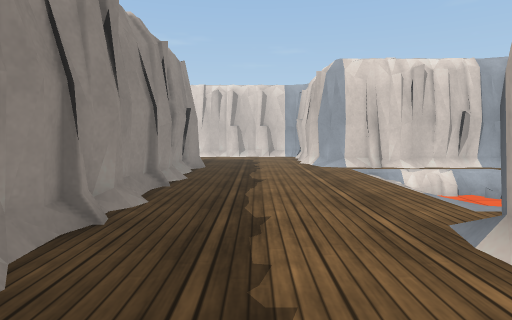
[1] (above)

23 first-person views from a walk through a scene from a Unity 3-D project. The camera is 0.68 m above the floor, tilts 4° down and sees 75° across. The floor is counted in squares, 0.5 m on a side. Each view is taken from the middle of a square. On the plan, view 1 faces up. The plan holds only what a view shows up to about 15 squares ahead; the rest is blank. The place goes on beyond the plan. The player character is not drawn. Surface patterns are stand-ins for the level's own textures.

[2]
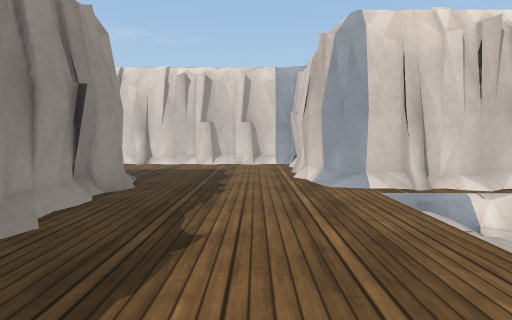

[3]
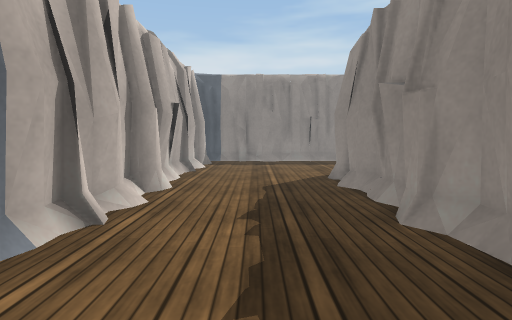

[4]
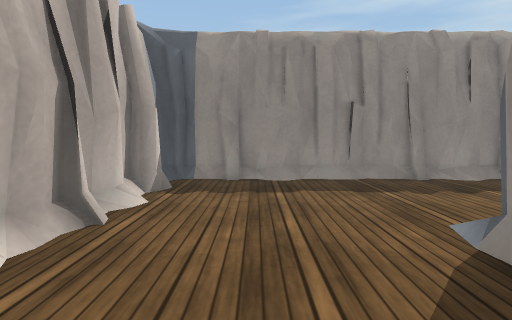

[5]
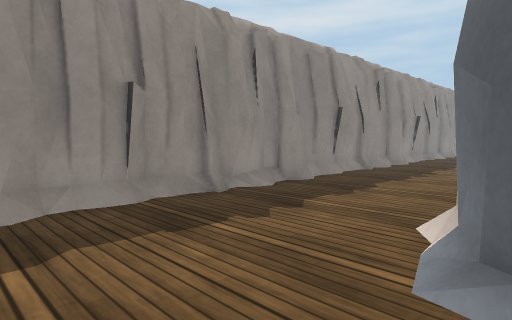

[6]
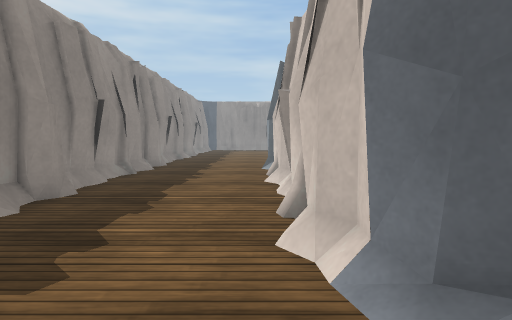

[7]
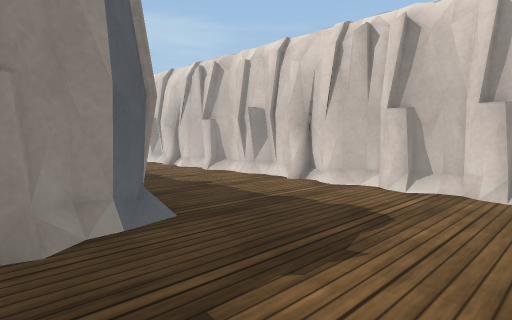

[8]
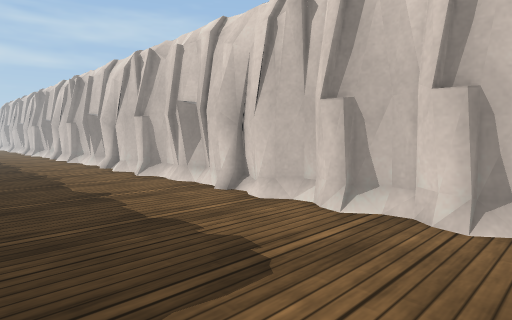

[9]
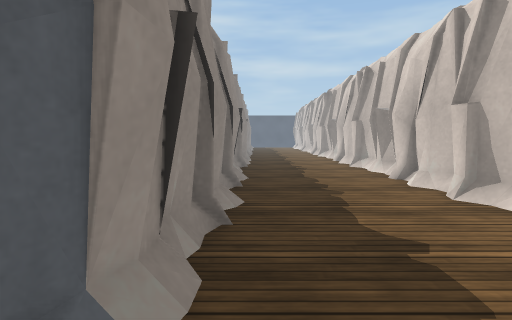

[10]
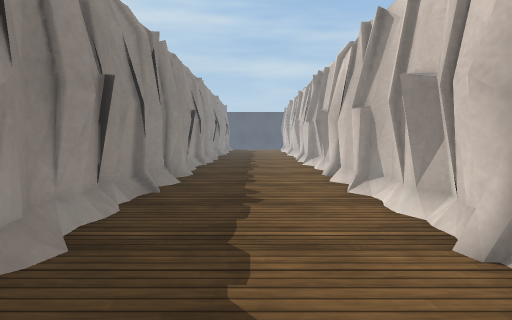

[11]
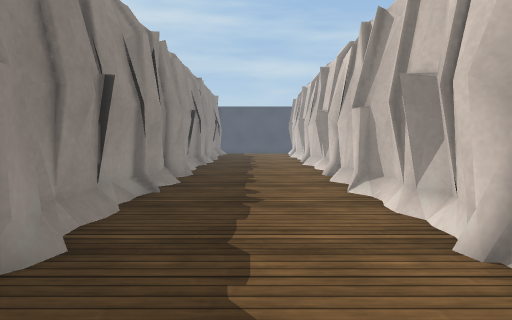

[12]
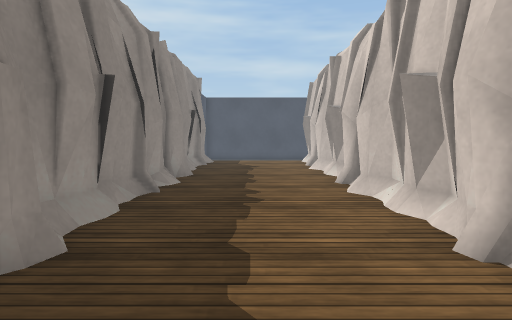

[13]
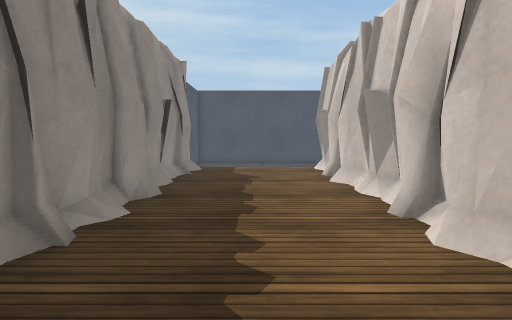

[14]
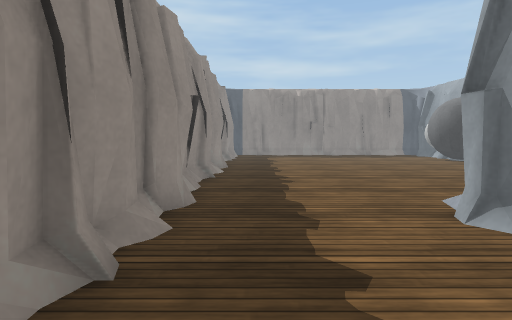

[15]
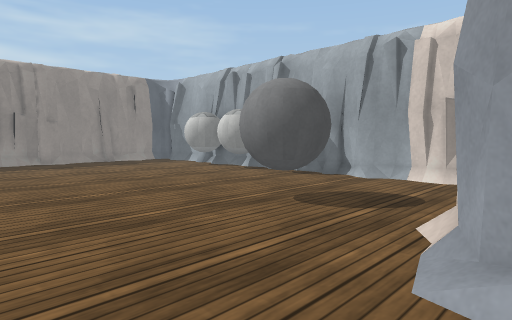

[16]
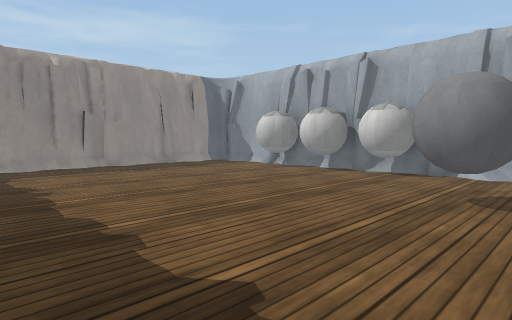

[17]
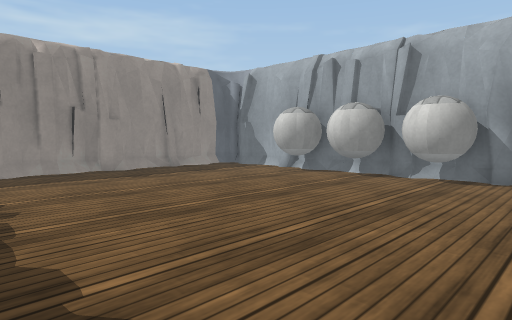

[18]
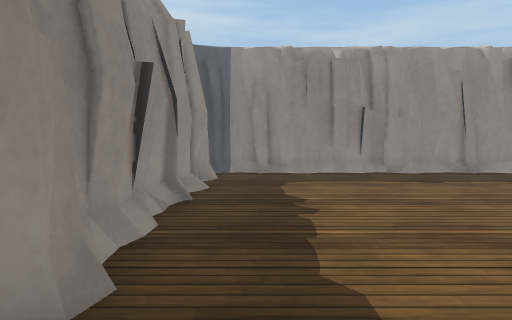

[19]
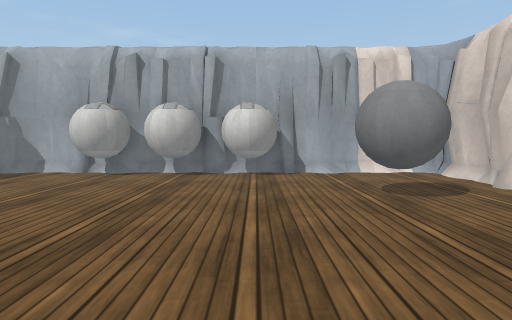

[20]
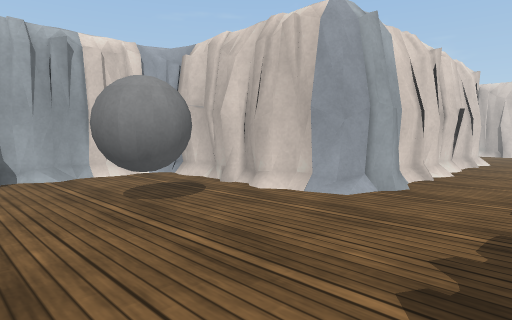

[21]
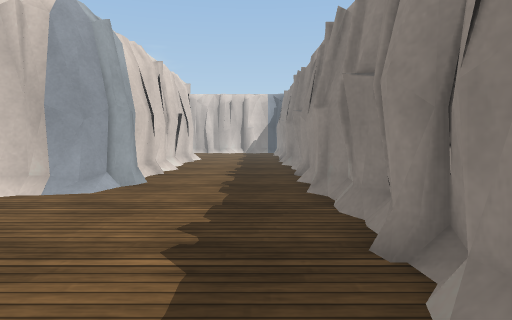

[22]
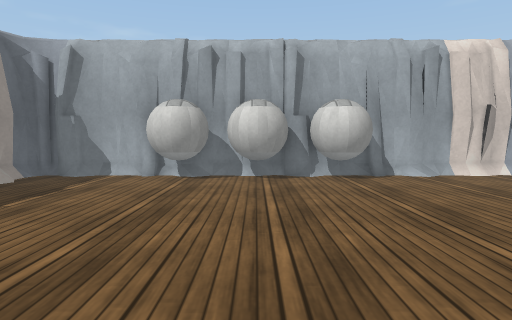

[23]
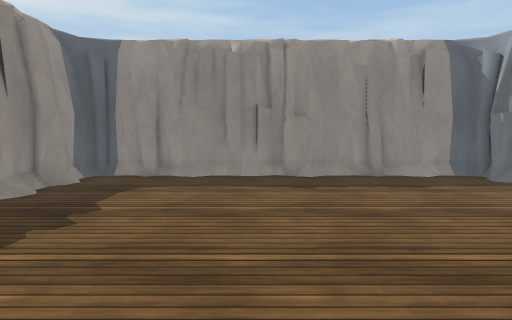

### Floor plan
Key: @ floor where view 1 was taken; # wall or solid block; . main floor; - floor 0.5 m lower than the main floor; = window, fence, low wall or low ledge; ≈ liquid the walk keeps out of; v drop or lower ground; B ball.
Columns run from 44 left of view 1 to 8 right of it. Each row starts with its distance up from view 1.
 23 ##############################################
 22 v..................=.......=.......=.......=.=
 21 v..............................................#
 20 v..............................................#
 19 v..............................................#
 18 v......=.......=.......=.......................#
 17  ########################################......#
 16                                         ##.....##
 15                                          #=.....#####
 14                                          #..........
 13                                          #....... ≈≈≈
 12                                          #.......   ≈
 11                                          #......-   ≈
 10                                          #.......
  9                                          #.......
  8                                          #.......
  7                                          #.......
  6                                          #.......
  5                                          #......#
  4                                          #.....##
  3           ##################             #=....#
  2          ##=. BBBBBBBB ....#             #.....#
  1          # ...BBBBBBB......#             #.....#
  0          #.................#             #..@..#
 -1          #............. ...#             #....=#
 -2          #............BBB..#             #.....#
 -3          #=...........BBB..#             #.....#
 -4          #.................##           ##.....#
 -5          #..................#############......#
 -6          #...................=.................#
 -7          #.....................................#
 -8          #.....................................#
 -9          #....................................=#
-10          #.=.......=.......=.......=...........#
-11          #######################################

Where each view was taken, in squares from view 1:
view 1: 0 up, 0 right, facing up
view 2: 6 up, 1 right, facing up
view 3: 8 up, 0 right, facing down
view 4: 0 up, 0 right, facing down
view 5: 4 down, 0 right, facing down-left
view 6: 6 down, 1 left, facing left
view 7: 14 up, 2 right, facing up-left
view 8: 17 up, 2 right, facing up-left
view 9: 18 up, 2 left, facing left
view 10: 20 up, 9 left, facing left
view 11: 20 up, 17 left, facing left
view 12: 20 up, 25 left, facing left
view 13: 20 up, 29 left, facing left
view 14: 9 down, 10 left, facing left
view 15: 8 down, 16 left, facing up-left
view 16: 10 down, 19 left, facing up-left
view 17: 9 down, 21 left, facing up-left
view 18: 9 down, 22 left, facing left
view 19: 10 down, 24 left, facing up
view 20: 9 down, 24 left, facing up-right
view 21: 9 down, 25 left, facing right
view 22: 9 down, 27 left, facing up
view 23: 5 down, 23 left, facing left
